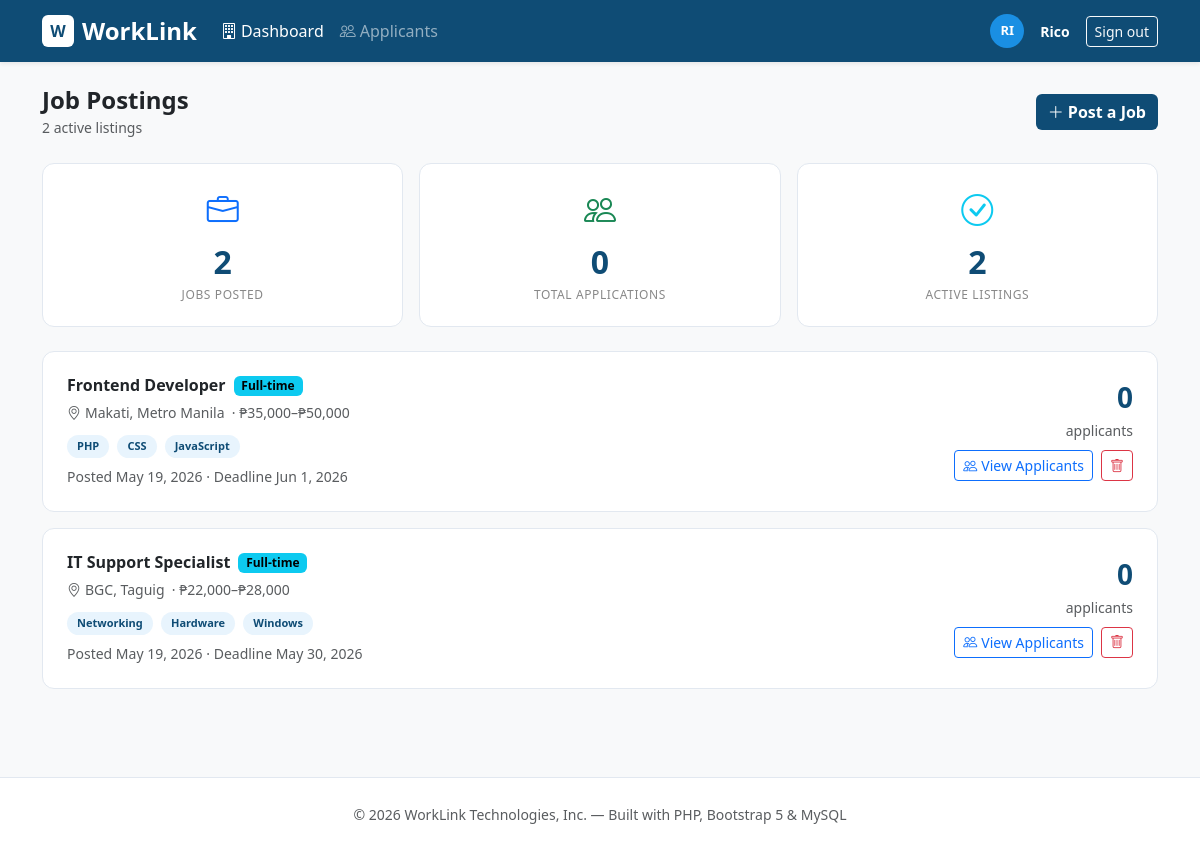
The page /employer_dashboard.php (signed in) on the database as committed earlier.
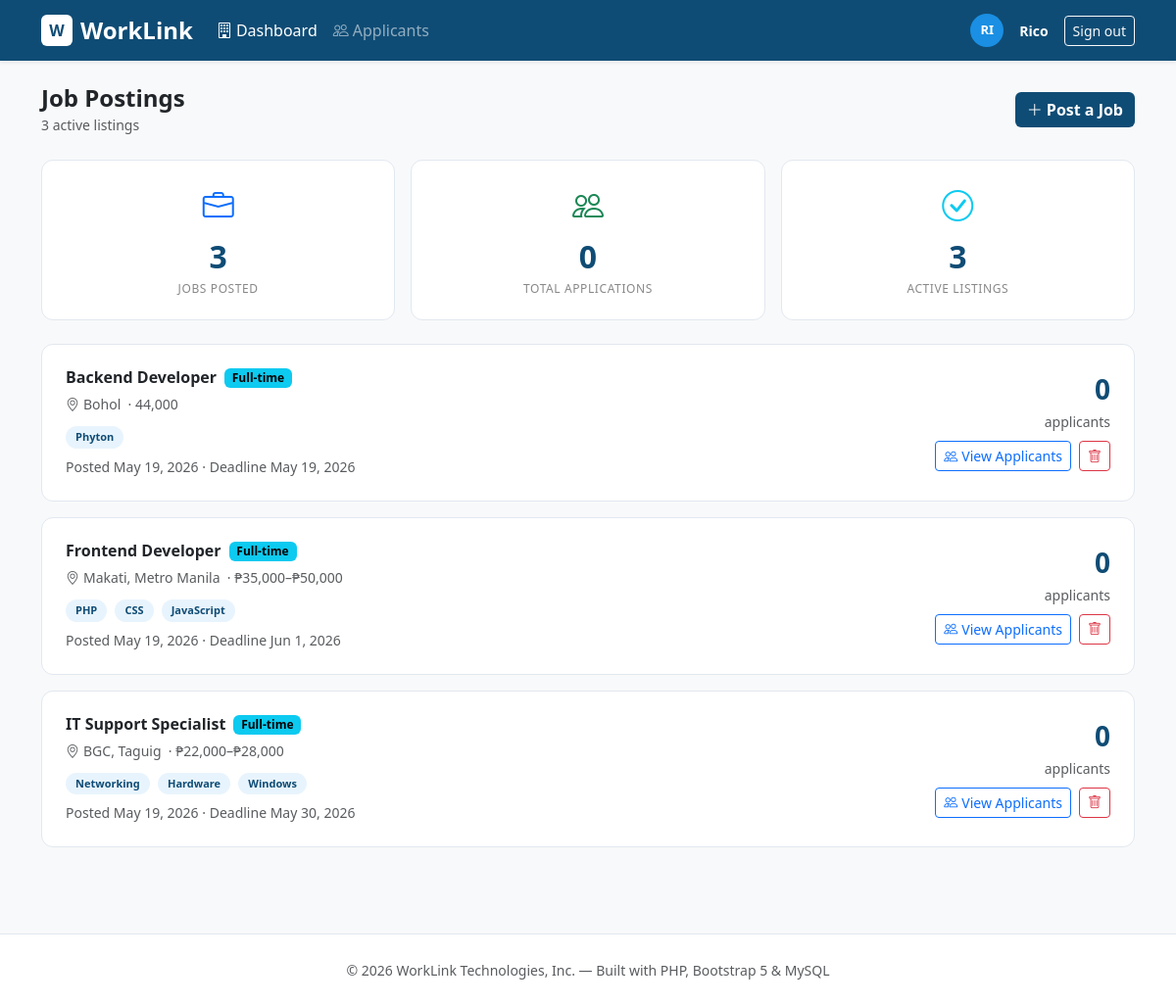
The same page on the database as committed later.
### tables this page shows
CREATE TABLE `jobs` (
  `id` int(11) NOT NULL,
  `employer_id` int(11) NOT NULL,
  `title` varchar(200) NOT NULL,
  `company` varchar(200) NOT NULL,
  `location` varchar(150) NOT NULL,
  `type` enum('Full-time','Part-time','Internship','Contract') NOT NULL DEFAULT 'Full-time',
  `salary` varchar(100) DEFAULT NULL,
  `description` text NOT NULL,
  `tags` varchar(500) DEFAULT NULL,
  `deadline` date DEFAULT NULL,
  `created_at` timestamp NOT NULL DEFAULT current_timestamp()
);

### includes/config.php (called while the page is built, shortened)
<?php
function db(): mysqli {
    static $conn = null;
    if ($conn === null) {
        $conn = new mysqli(DB_HOST, DB_USER, DB_PASS, DB_NAME);
        $conn->set_charset('utf8mb4');
    }
    return $conn;
}
function currentUser(): ?array {
    return $_SESSION['user'] ?? null;
}
function e(string $s): string {
    return htmlspecialchars($s, ENT_QUOTES, 'UTF-8');
}

### employer_dashboard.php (the view, shortened to what this page needs)
<?php
require 'includes/config.php';
$user = currentUser();
$jobs = db()->query(
    "SELECT j.*, (SELECT COUNT(*) FROM applications a WHERE a.job_id=j.id) AS app_count
     FROM jobs j WHERE j.employer_id={$user['id']} ORDER BY j.created_at DESC"
)->fetch_all(MYSQLI_ASSOC);
$totalApps = array_sum(array_column($jobs, 'app_count'));
include 'includes/header.php';
?>
<div class="container py-4">
  <div class="d-flex justify-content-between align-items-center mb-4 flex-wrap gap-2">
    <div>
      <h4 class="fw-bold mb-0">Job Postings</h4>
      <small class="text-muted"><?= count($jobs) ?> active listing<?= count($jobs)!==1?'s':'' ?></small>
    </div>
    <button class="btn btn-wl fw-bold" data-bs-toggle="modal" data-bs-target="#postModal">
      <i class="bi bi-plus-lg me-1"></i>Post a Job
    </button>
  </div>
  <div class="row g-3 mb-4">
    <?php foreach ([
      ['Jobs Posted',       count($jobs),  'bi-briefcase',       'text-primary'],
      ['Total Applications',$totalApps,    'bi-people',          'text-success'],
      ['Active Listings',   count($jobs),  'bi-check-circle',    'text-info'],
    ] as [$lbl,$val,$icon,$col]): ?>
    <div class="col-sm-4">
      <div class="wl-stat-card">
        <div class="stat-icon <?= $col ?>"><i class="<?= $icon ?>"></i></div>
        <div class="stat-val mt-1"><?= $val ?></div>
        <div class="stat-lbl"><?= $lbl ?></div>
      </div>
    </div>
    <?php endforeach; ?>
  </div>
  <?php foreach ($jobs as $job): ?>
  <div class="wl-card p-4 mb-3">
    <div class="d-flex justify-content-between align-items-start flex-wrap gap-3">
      <div class="flex-grow-1">
        <div class="d-flex align-items-center gap-2 mb-1">
          <h6 class="fw-bold mb-0"><?= e($job['title']) ?></h6>
          <span class="badge <?= $job['type']==='Internship'?'text-bg-warning':'text-bg-info' ?>"><?= e($job['type']) ?></span>
        </div>
        <small class="text-muted">
          <i class="bi bi-geo-alt me-1"></i><?= e($job['location']) ?>
          &nbsp;·&nbsp;<?= e($job['salary'] ?? '—') ?>
        </small>
        <?php if ($job['tags']): ?>
        <div class="mt-2">
          <?php foreach (explode(',', $job['tags']) as $t): ?>
            <span class="wl-tag me-1"><?= e(trim($t)) ?></span>
          <?php endforeach; ?>
        </div>
        <?php endif; ?>
        <small class="text-muted d-block mt-2">
          Posted <?= date('M j, Y', strtotime($job['created_at'])) ?>
          <?= $job['deadline'] ? ' · Deadline ' . date('M j, Y', strtotime($job['deadline'])) : '' ?>
        </small>
      </div>
      <div class="text-end">
        <div class="fw-bold fs-3" style="color:var(--wl-navy);"><?= $job['app_count'] ?></div>
        <small class="text-muted">applicant<?= $job['app_count']!==1?'s':'' ?></small>
        <div class="d-flex gap-2 mt-2 justify-content-end">
          <a href="employer_applicants.php?job=<?= $job['id'] ?>" class="btn btn-sm btn-outline-primary">
            <i class="bi bi-people me-1"></i>View Applicants
          </a>
          <form method="POST" onsubmit="return confirm('Remove this job and all its applications?');" class="d-inline">
            <button class="btn btn-sm btn-outline-danger"><i class="bi bi-trash"></i></button>
          </form>
        </div>
      </div>
    </div>
  </div>
  <?php endforeach; ?>
</div>
<?php include 'includes/footer.php'; ?>

### includes/header.php (shortened to what this page needs)
<?php
$user = currentUser();
?>
<!DOCTYPE html>
<html lang="en">
<head>
  <link href="https://cdn.jsdelivr.net/npm/bootstrap@5.3.3/dist/css/bootstrap.min.css" rel="stylesheet">
  <link href="https://cdn.jsdelivr.net/npm/bootstrap-icons@1.11.3/font/bootstrap-icons.min.css" rel="stylesheet">
  <link href="css/style.css" rel="stylesheet">
</head>
<body class="bg-light">
<nav class="navbar navbar-expand-lg navbar-dark wl-navbar sticky-top shadow-sm">
  <div class="container">
    <a class="navbar-brand fw-bold fs-4 d-flex align-items-center gap-2" href="index.php">
      <span class="wl-logo-box">W</span>
      WorkLink
    </a>
    <div class="collapse navbar-collapse" id="navMenu">
      <?php if ($user): ?>
        <ul class="navbar-nav me-auto mb-2 mb-lg-0">
          <?php if ($user['role'] === 'applicant'): ?>
            <li class="nav-item">
              <a class="nav-link <?= basename($_SERVER['PHP_SELF']) === 'index.php' ? 'active' : '' ?>"
                 href="index.php"><i class="bi bi-house-door me-1"></i>Feed</a>
            </li>
            <li class="nav-item">
              <a class="nav-link <?= basename($_SERVER['PHP_SELF']) === 'my_applications.php' ? 'active' : '' ?>"
                 href="my_applications.php"><i class="bi bi-file-earmark-text me-1"></i>My Applications</a>
            </li>
            <li class="nav-item">
              <a class="nav-link <?= basename($_SERVER['PHP_SELF']) === 'profile.php' ? 'active' : '' ?>"
                 href="profile.php"><i class="bi bi-person me-1"></i>Profile</a>
            </li>
          <?php else: ?>
            <li class="nav-item">
              <a class="nav-link <?= basename($_SERVER['PHP_SELF']) === 'employer_dashboard.php' ? 'active' : '' ?>"
                 href="employer_dashboard.php"><i class="bi bi-building me-1"></i>Dashboard</a>
            </li>
            <li class="nav-item">
              <a class="nav-link <?= basename($_SERVER['PHP_SELF']) === 'employer_applicants.php' ? 'active' : '' ?>"
                 href="employer_applicants.php"><i class="bi bi-people me-1"></i>Applicants</a>
            </li>
          <?php endif; ?>
        </ul>
        <div class="d-flex align-items-center gap-3">
          <div class="wl-avatar-sm"><?= strtoupper(substr($user['name'], 0, 2)) ?></div>
          <span class="text-white fw-semibold small"><?= e(explode(' ', $user['name'])[0]) ?></span>
          <a href="logout.php" class="btn btn-outline-light btn-sm">Sign out</a>
        </div>
      <?php endif; ?>
    </div>
  </div>
</nav>

### includes/footer.php (shortened to what this page needs)
<footer class="wl-footer mt-5 py-4">
  <div class="container text-center">
    <span class="text-muted small">© 2026 WorkLink Technologies, Inc. — Built with PHP, Bootstrap 5 &amp; MySQL</span>
  </div>
</footer>
</body>
</html>

### css/style.css (style rules this page uses)
:root { --wl-navy: #0f4c75; --wl-blue: #1a8fe3; --wl-light: #e8f4fd; --wl-accent: #0d7377; }
.wl-navbar { background: var(--wl-navy); }
.wl-logo-box { width: 32px; height: 32px; background: #fff; color: var(--wl-navy); border-radius: 6px; display: inline-flex; align-items: center; justify-content: center; font-weight: 900; font-size: 16px; }
.wl-avatar-sm { width: 34px; height: 34px; background: var(--wl-blue); color: #fff; border-radius: 50%; display: inline-flex; align-items: center; justify-content: center; font-weight: 800; font-size: 13px; }
.wl-card { border: 1px solid #e2e8f0; border-radius: 12px; background: #fff; transition: box-shadow .2s; }
.btn-wl { background: var(--wl-navy); color: #fff; border: none; }
.wl-footer { border-top: 1px solid #e2e8f0; background: #fff; }
.wl-tag { display: inline-block; background: var(--wl-light); color: var(--wl-navy); font-size: 11px; font-weight: 600; padding: 3px 10px; border-radius: 20px; }
.wl-stat-card { border: 1px solid #e2e8f0; border-radius: 12px; background: #fff; text-align: center; padding: 22px; }
.wl-stat-card .stat-icon { font-size: 2rem; }
.wl-stat-card .stat-val { font-size: 2rem; font-weight: 800; color: var(--wl-navy); }
.wl-stat-card .stat-lbl { font-size: 12px; color: #888; text-transform: uppercase; letter-spacing: .05em; }

Rows that differ between the two databases and show on the page:
added jobs: title "Backend Developer", type "Full-time", location "Bohol", salary "44,000", tags "Phyton", created_at "May 19, 2026", deadline "May 19, 2026", app_count "0"
Other text that changed with them:
count($jobs): "2" → "3"
new list line: "3 JOBS POSTED"
new list line: "3 ACTIVE LISTINGS"
list line gone: "2 JOBS POSTED"
list line gone: "2 ACTIVE LISTINGS"
